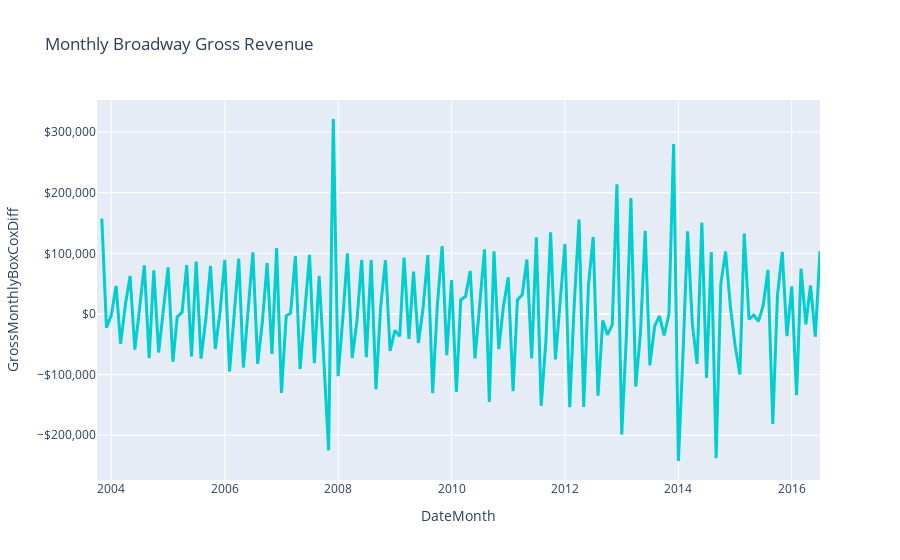

The code cell stored with this chart in its notebook:
### Code cell
monthly_wicked["GrossMonthlyBoxCoxDiff"] = monthly_wicked["GrossMonthlyBoxCox"].diff()
plot(monthly_wicked, "GrossMonthlyBoxCoxDiff")

### Figure 1 — Plotly figure (JSON) as saved in the notebook; plotly's stock layout.template omitted (floating-point values rounded to 4 significant figures; data arrays with more than 128 entries replaced by an {"elided": "..."} marker saying what was removed)
{"data": [{"hovertemplate": "DateMonth=%{x}<br>GrossMonthlyBoxCoxDiff=%{y}<extra></extra>", "legendgroup": "", "line": {"color": "darkturquoise", "dash": "solid", "width": 3}, "marker": {"symbol": "circle"}, "mode": "lines", "name": "", "orientation": "v", "showlegend": false, "type": "scatter", "x": {"elided": "154 str values"}, "xaxis": "x", "y": {"elided": "154 float values"}, "yaxis": "y"}], "layout": {"hovermode": "x unified", "legend": {"tracegroupgap": 0}, "title": {"text": "Monthly Broadway Gross Revenue"}, "xaxis": {"anchor": "y", "domain": [0, 1], "title": {"text": "DateMonth"}}, "yaxis": {"anchor": "x", "domain": [0, 1], "rangemode": "tozero", "tickformat": "$,.0f", "title": {"text": "GrossMonthlyBoxCoxDiff"}}}}
